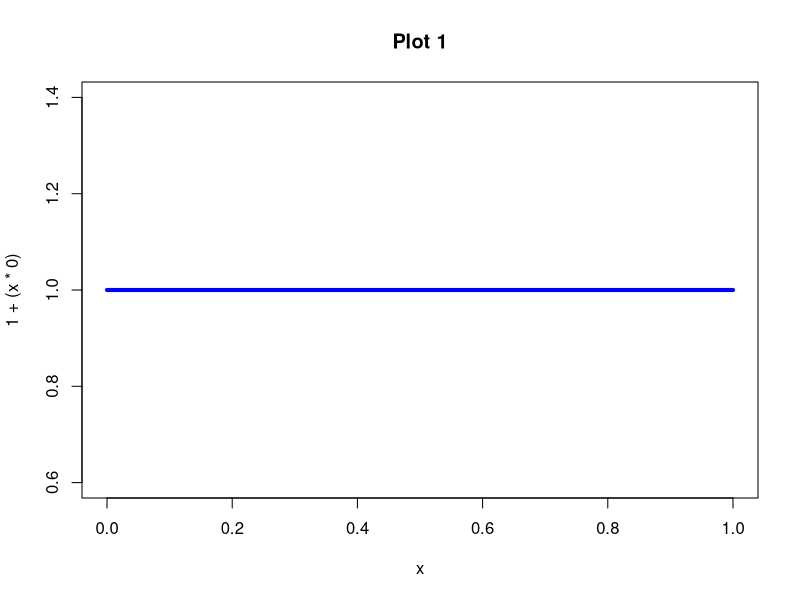
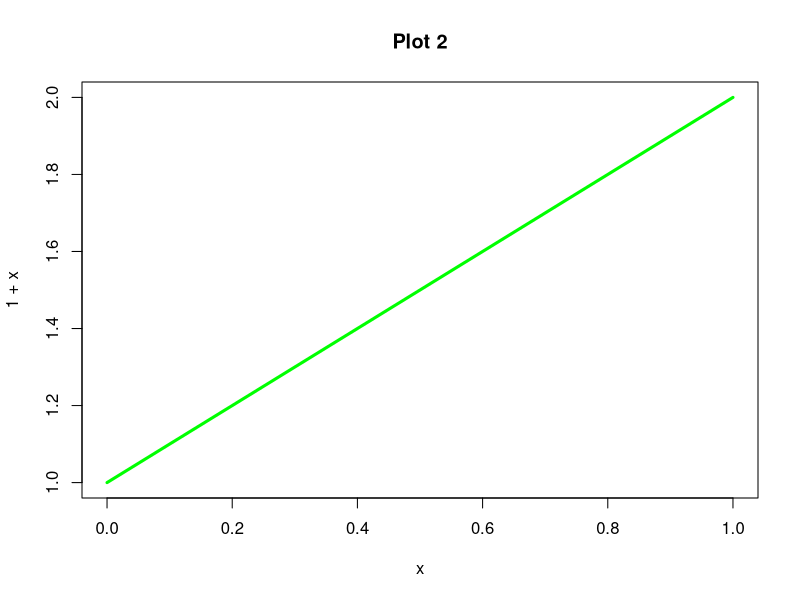
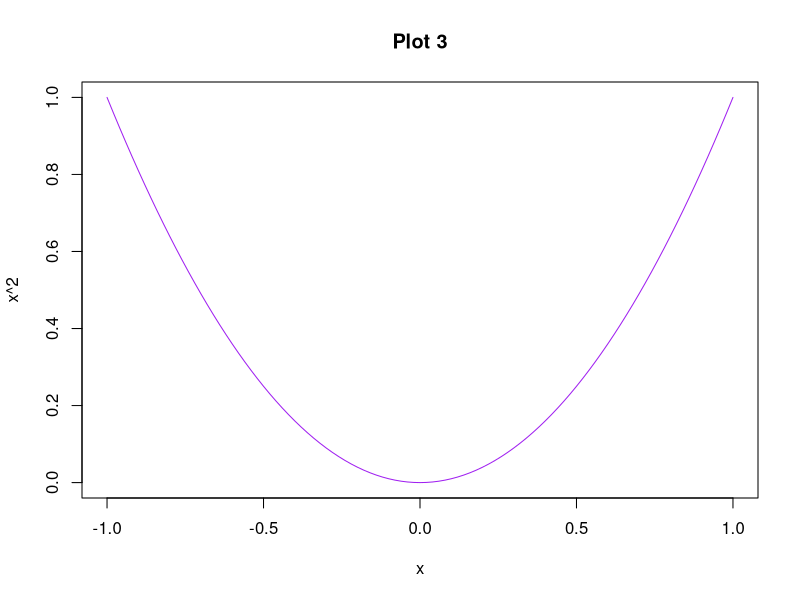
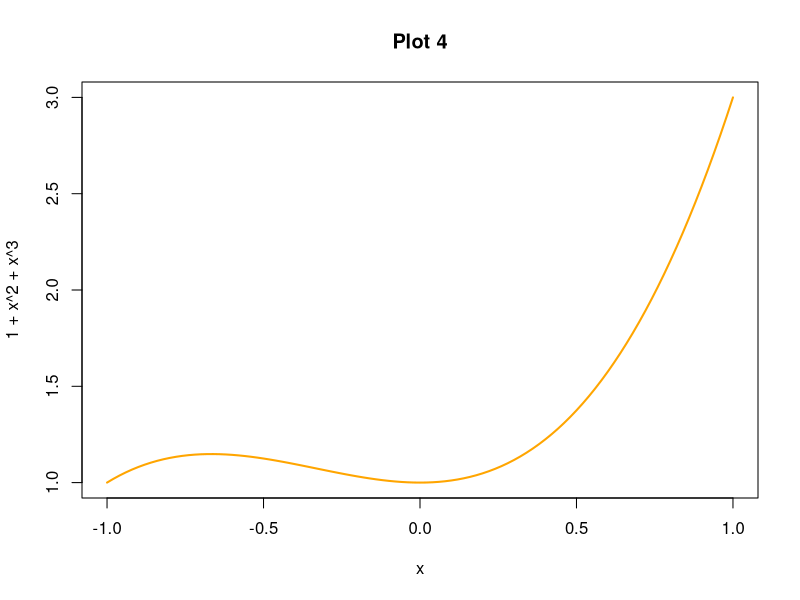
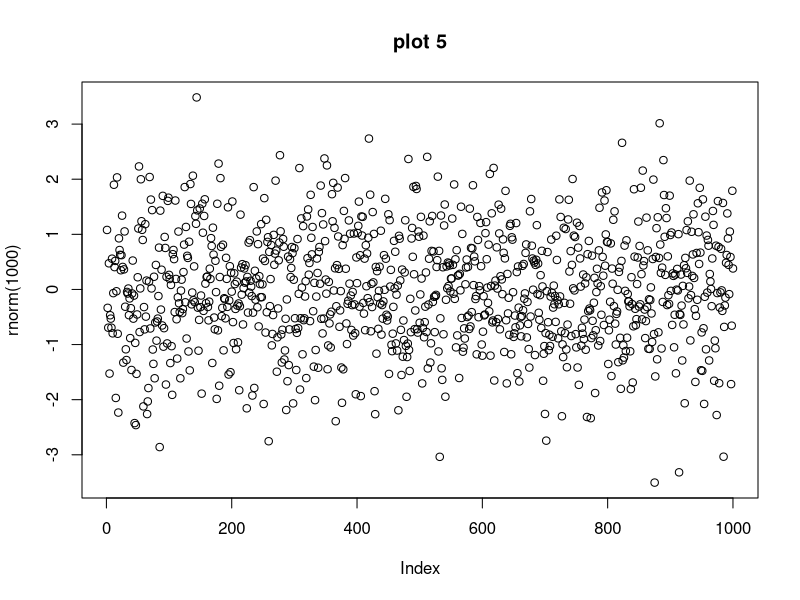
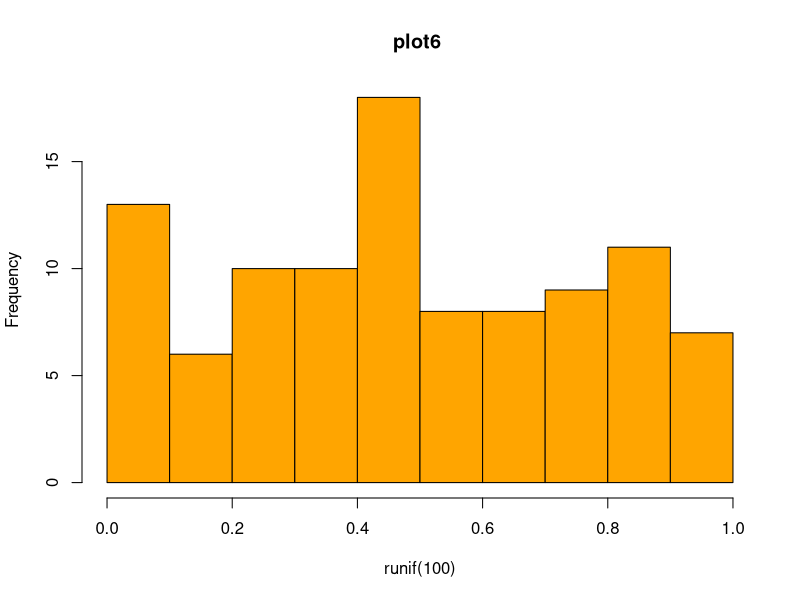

The R script that drew these images, in order:
## Step 1: Emacs pre-requisites
## Visit the file ess-websocket.el and run M-x eval-buffer


## Step 2: Start the Emacs interface.
## Do this from an R buffer that has an ess process attached to it.
## e.g. the *R* buffer, or this *R* script.
## M-x essgd-start
## (essgd-start)


## Step 3:  Do some plotting!

curve(1+(x*0), col='blue', main='Plot 1', lwd=4)
curve(1+x, col='green', main='Plot 2', lwd=3)
curve(x^2, col='purple', main='Plot 3', xlim=c(-1,1))
curve(1+x^2+x^3, col='orange', main='Plot 4', xlim=c(-1,1),lwd=2)
plot(rnorm(1000), main='plot 5')
hist(runif(100),col='orange', main='plot6 ')

